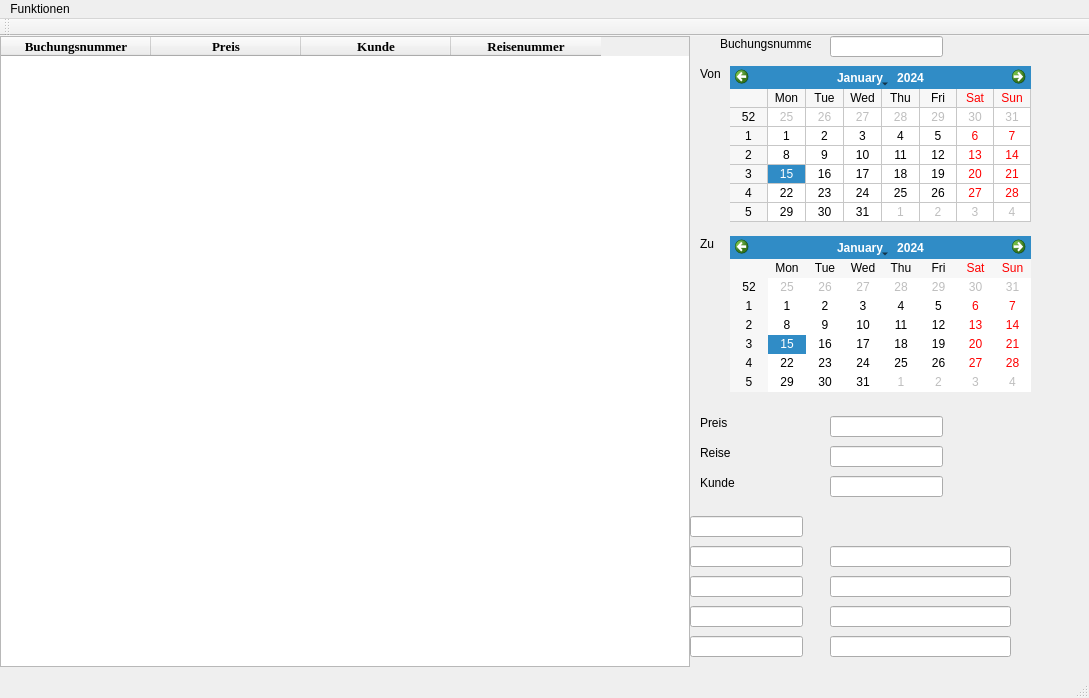
<?xml version="1.0" encoding="UTF-8"?>
<ui version="4.0">
 <class>MainWindow</class>
 <widget class="QMainWindow" name="MainWindow">
  <property name="geometry">
   <rect>
    <x>0</x>
    <y>0</y>
    <width>1089</width>
    <height>698</height>
   </rect>
  </property>
  <property name="windowTitle">
   <string>MainWindow</string>
  </property>
  <widget class="QWidget" name="centralWidget">
   <widget class="QLabel" name="label">
    <property name="geometry">
     <rect>
      <x>720</x>
      <y>0</y>
      <width>91</width>
      <height>16</height>
     </rect>
    </property>
    <property name="text">
     <string>Buchungsnummer</string>
    </property>
   </widget>
   <widget class="QCalendarWidget" name="calendarWidget">
    <property name="enabled">
     <bool>true</bool>
    </property>
    <property name="geometry">
     <rect>
      <x>730</x>
      <y>30</y>
      <width>301</width>
      <height>156</height>
     </rect>
    </property>
    <property name="sizePolicy">
     <sizepolicy hsizetype="Expanding" vsizetype="Expanding">
      <horstretch>0</horstretch>
      <verstretch>0</verstretch>
     </sizepolicy>
    </property>
    <property name="minimumSize">
     <size>
      <width>301</width>
      <height>156</height>
     </size>
    </property>
    <property name="tabletTracking">
     <bool>true</bool>
    </property>
    <property name="gridVisible">
     <bool>true</bool>
    </property>
    <property name="dateEditEnabled">
     <bool>false</bool>
    </property>
   </widget>
   <widget class="QLineEdit" name="lineEdit_4">
    <property name="geometry">
     <rect>
      <x>830</x>
      <y>0</y>
      <width>113</width>
      <height>21</height>
     </rect>
    </property>
    <property name="readOnly">
     <bool>true</bool>
    </property>
   </widget>
   <widget class="QLabel" name="label_3">
    <property name="geometry">
     <rect>
      <x>700</x>
      <y>200</y>
      <width>41</width>
      <height>16</height>
     </rect>
    </property>
    <property name="text">
     <string>Zu</string>
    </property>
   </widget>
   <widget class="QTableWidget" name="tableData">
    <property name="geometry">
     <rect>
      <x>0</x>
      <y>0</y>
      <width>690</width>
      <height>631</height>
     </rect>
    </property>
    <property name="sizePolicy">
     <sizepolicy hsizetype="Expanding" vsizetype="Expanding">
      <horstretch>0</horstretch>
      <verstretch>0</verstretch>
     </sizepolicy>
    </property>
    <property name="minimumSize">
     <size>
      <width>690</width>
      <height>421</height>
     </size>
    </property>
    <property name="sizeIncrement">
     <size>
      <width>0</width>
      <height>0</height>
     </size>
    </property>
    <property name="font">
     <font>
      <family>Times New Roman</family>
      <pointsize>10</pointsize>
      <weight>75</weight>
      <bold>true</bold>
     </font>
    </property>
    <property name="horizontalScrollBarPolicy">
     <enum>Qt::ScrollBarAsNeeded</enum>
    </property>
    <property name="sizeAdjustPolicy">
     <enum>QAbstractScrollArea::AdjustToContentsOnFirstShow</enum>
    </property>
    <attribute name="horizontalHeaderDefaultSectionSize">
     <number>150</number>
    </attribute>
    <attribute name="horizontalHeaderMinimumSectionSize">
     <number>150</number>
    </attribute>
    <column>
     <property name="text">
      <string>Buchungsnummer</string>
     </property>
     <property name="font">
      <font>
       <family>Times New Roman</family>
       <pointsize>10</pointsize>
       <weight>75</weight>
       <bold>true</bold>
      </font>
     </property>
    </column>
    <column>
     <property name="text">
      <string>Preis</string>
     </property>
     <property name="font">
      <font>
       <family>Times New Roman</family>
       <pointsize>10</pointsize>
       <weight>75</weight>
       <bold>true</bold>
      </font>
     </property>
    </column>
    <column>
     <property name="text">
      <string>Kunde</string>
     </property>
     <property name="font">
      <font>
       <family>Times New Roman</family>
       <pointsize>10</pointsize>
       <weight>75</weight>
       <bold>true</bold>
      </font>
     </property>
    </column>
    <column>
     <property name="text">
      <string>Reisenummer</string>
     </property>
     <property name="font">
      <font>
       <family>Times New Roman</family>
       <pointsize>10</pointsize>
       <weight>75</weight>
       <bold>true</bold>
      </font>
     </property>
    </column>
   </widget>
   <widget class="QLabel" name="label_2">
    <property name="geometry">
     <rect>
      <x>700</x>
      <y>30</y>
      <width>41</width>
      <height>16</height>
     </rect>
    </property>
    <property name="text">
     <string>Von</string>
    </property>
   </widget>
   <widget class="QCalendarWidget" name="calendarWidget_2">
    <property name="geometry">
     <rect>
      <x>730</x>
      <y>200</y>
      <width>301</width>
      <height>156</height>
     </rect>
    </property>
    <property name="minimumSize">
     <size>
      <width>301</width>
      <height>156</height>
     </size>
    </property>
   </widget>
   <widget class="QLabel" name="label_4">
    <property name="geometry">
     <rect>
      <x>700</x>
      <y>380</y>
      <width>47</width>
      <height>13</height>
     </rect>
    </property>
    <property name="text">
     <string>Preis</string>
    </property>
   </widget>
   <widget class="QLabel" name="label_5">
    <property name="geometry">
     <rect>
      <x>700</x>
      <y>410</y>
      <width>47</width>
      <height>13</height>
     </rect>
    </property>
    <property name="text">
     <string>Reise</string>
    </property>
   </widget>
   <widget class="QLabel" name="label_6">
    <property name="geometry">
     <rect>
      <x>700</x>
      <y>440</y>
      <width>47</width>
      <height>13</height>
     </rect>
    </property>
    <property name="text">
     <string>Kunde</string>
    </property>
   </widget>
   <widget class="QLineEdit" name="lineEdit_2">
    <property name="geometry">
     <rect>
      <x>830</x>
      <y>380</y>
      <width>113</width>
      <height>21</height>
     </rect>
    </property>
    <property name="readOnly">
     <bool>true</bool>
    </property>
   </widget>
   <widget class="QLineEdit" name="lineEdit_3">
    <property name="geometry">
     <rect>
      <x>830</x>
      <y>410</y>
      <width>113</width>
      <height>21</height>
     </rect>
    </property>
    <property name="readOnly">
     <bool>true</bool>
    </property>
   </widget>
   <widget class="QLineEdit" name="lineEdit_5">
    <property name="geometry">
     <rect>
      <x>830</x>
      <y>440</y>
      <width>113</width>
      <height>21</height>
     </rect>
    </property>
    <property name="readOnly">
     <bool>true</bool>
    </property>
   </widget>
   <widget class="QLineEdit" name="lineEdit">
    <property name="geometry">
     <rect>
      <x>830</x>
      <y>510</y>
      <width>181</width>
      <height>21</height>
     </rect>
    </property>
    <property name="readOnly">
     <bool>true</bool>
    </property>
   </widget>
   <widget class="QLineEdit" name="lineEdit_6">
    <property name="geometry">
     <rect>
      <x>830</x>
      <y>540</y>
      <width>181</width>
      <height>21</height>
     </rect>
    </property>
    <property name="readOnly">
     <bool>true</bool>
    </property>
   </widget>
   <widget class="QLineEdit" name="lineEdit_7">
    <property name="geometry">
     <rect>
      <x>830</x>
      <y>570</y>
      <width>181</width>
      <height>21</height>
     </rect>
    </property>
    <property name="readOnly">
     <bool>true</bool>
    </property>
   </widget>
   <widget class="QLineEdit" name="lineEdit_8">
    <property name="geometry">
     <rect>
      <x>830</x>
      <y>600</y>
      <width>181</width>
      <height>21</height>
     </rect>
    </property>
    <property name="readOnly">
     <bool>true</bool>
    </property>
   </widget>
   <widget class="QLineEdit" name="lineEdit_9">
    <property name="geometry">
     <rect>
      <x>690</x>
      <y>510</y>
      <width>113</width>
      <height>21</height>
     </rect>
    </property>
    <property name="readOnly">
     <bool>true</bool>
    </property>
   </widget>
   <widget class="QLineEdit" name="lineEdit_10">
    <property name="geometry">
     <rect>
      <x>690</x>
      <y>540</y>
      <width>113</width>
      <height>21</height>
     </rect>
    </property>
    <property name="readOnly">
     <bool>true</bool>
    </property>
   </widget>
   <widget class="QLineEdit" name="lineEdit_11">
    <property name="geometry">
     <rect>
      <x>690</x>
      <y>570</y>
      <width>113</width>
      <height>21</height>
     </rect>
    </property>
    <property name="readOnly">
     <bool>true</bool>
    </property>
   </widget>
   <widget class="QLineEdit" name="lineEdit_12">
    <property name="geometry">
     <rect>
      <x>690</x>
      <y>600</y>
      <width>113</width>
      <height>21</height>
     </rect>
    </property>
    <property name="readOnly">
     <bool>true</bool>
    </property>
   </widget>
   <widget class="QLineEdit" name="lineEdit_13">
    <property name="geometry">
     <rect>
      <x>690</x>
      <y>480</y>
      <width>113</width>
      <height>21</height>
     </rect>
    </property>
    <property name="readOnly">
     <bool>true</bool>
    </property>
   </widget>
  </widget>
  <widget class="QMenuBar" name="menuBar">
   <property name="geometry">
    <rect>
     <x>0</x>
     <y>0</y>
     <width>1089</width>
     <height>20</height>
    </rect>
   </property>
   <widget class="QMenu" name="menuFunktionen">
    <property name="title">
     <string>Funktionen</string>
    </property>
    <addaction name="actionDatei_einlesen"/>
    <addaction name="actionDaten_speichern"/>
    <addaction name="actionNeue_Buchung"/>
    <addaction name="actionProgramm_beenden"/>
   </widget>
   <addaction name="menuFunktionen"/>
  </widget>
  <widget class="QToolBar" name="mainToolBar">
   <attribute name="toolBarArea">
    <enum>TopToolBarArea</enum>
   </attribute>
   <attribute name="toolBarBreak">
    <bool>false</bool>
   </attribute>
  </widget>
  <widget class="QStatusBar" name="statusBar"/>
  <action name="actionDatei_einlesen">
   <property name="text">
    <string>Datei einlesen</string>
   </property>
  </action>
  <action name="actionNeue_Buchung">
   <property name="text">
    <string>Neue Buchung</string>
   </property>
  </action>
  <action name="actionProgramm_beenden">
   <property name="text">
    <string>Programm beenden</string>
   </property>
  </action>
  <action name="actionDaten_speichern">
   <property name="text">
    <string>Daten speichern</string>
   </property>
  </action>
 </widget>
 <layoutdefault spacing="6" margin="11"/>
 <resources/>
 <connections/>
</ui>
